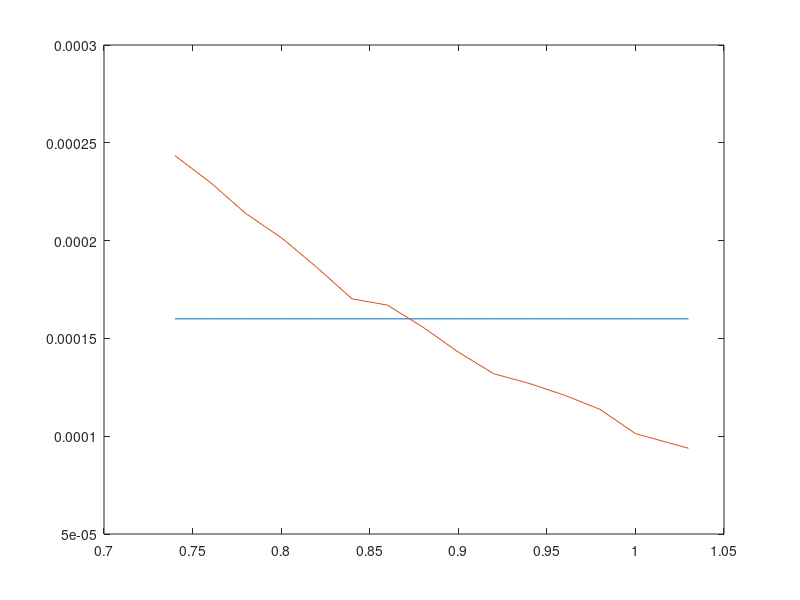

The MATLAB script that drew this image:
clear all;

I = [0.74	0.76	0.78	0.8	0.82	0.84	0.86	0.88	0.9	0.92	0.94	0.96	0.98	1	1.03]
Bm = [0.000243474	0.00022978	0.000213862	0.000201561	0.000186444	0.000170231	0.000167023	0.000155763	0.000143011	0.000131945	0.000126998	0.000120937	0.000113723	0.000101328	9.38293E-05
]
Avg = [1.6E-4 1.6E-4 1.6E-4 1.6E-4 1.6E-4 1.6E-4 1.6E-4 1.6E-4 1.6E-4 1.6E-4 1.6E-4 1.6E-4 1.6E-4 1.6E-4 1.6E-4]


plot(I,Avg,I,Bm)

